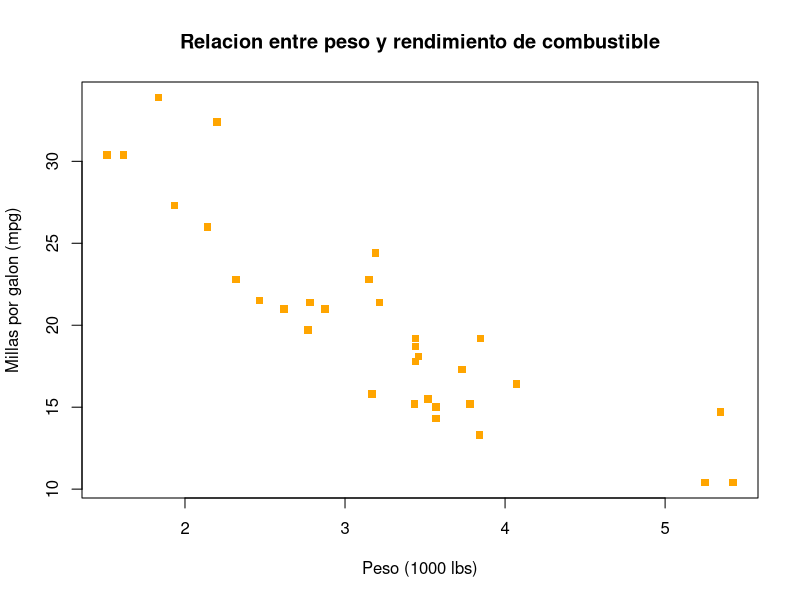

Here is the R script that generated this plot:
# ============================================================
# analisis.R
# Ejemplo simple para demostracion en vivo: GitHub + Ciencia Abierta
# Dr. Mauricio Bedoya - CIEAM, Universidad Catolica del Maule
# ============================================================
#
# Este script usa un dataset incluido en R (mtcars) para que
# cualquiera pueda ejecutarlo sin descargar datos externos.
#
# Objetivo de la demo:
#   1. Subir esta version inicial al repositorio (primer commit)
#   2. Modificar el script en vivo (agregar una mejora)
#   3. Commitear el cambio y mostrar el diff en GitHub
#
# ------------------------------------------------------------

# Cargar datos: relacion entre peso del auto (wt) y rendimiento (mpg)
datos <- mtcars

# Grafico de dispersion basico
png("grafico_peso_vs_rendimiento.png")
plot(
  datos$wt, datos$mpg,
  main = "Relacion entre peso y rendimiento de combustible",
  xlab = "Peso (1000 lbs)",
  ylab = "Millas por galon (mpg)",
  pch = 15,
  col = "orange"
)

# Guardar el grafico como imagen (queda versionado junto al script)
# dev.copy(png, "grafico_peso_vs_rendimiento.png")
# dev.off()
